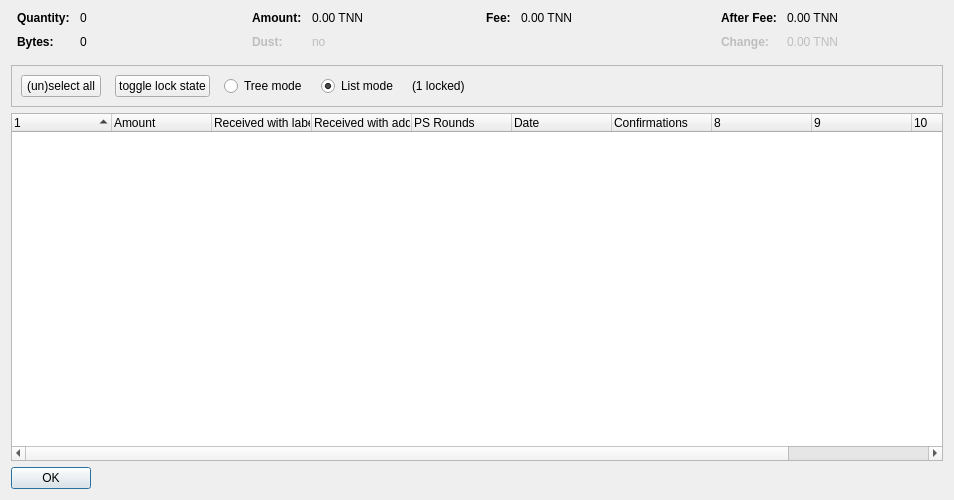
<?xml version="1.0" encoding="UTF-8"?>
<ui version="4.0">
 <class>CoinControlDialog</class>
 <widget class="QDialog" name="CoinControlDialog">
  <property name="geometry">
   <rect>
    <x>0</x>
    <y>0</y>
    <width>954</width>
    <height>500</height>
   </rect>
  </property>
  <property name="windowTitle">
   <string>Coin Selection</string>
  </property>
  <layout class="QVBoxLayout" name="verticalLayout">
   <item>
    <layout class="QHBoxLayout" name="horizontalLayoutTop" stretch="0,0,0,0">
     <property name="topMargin">
      <number>0</number>
     </property>
     <property name="bottomMargin">
      <number>10</number>
     </property>
     <item>
      <layout class="QFormLayout" name="formLayoutCoinControl1">
       <property name="horizontalSpacing">
        <number>10</number>
       </property>
       <property name="verticalSpacing">
        <number>10</number>
       </property>
       <property name="leftMargin">
        <number>6</number>
       </property>
       <property name="rightMargin">
        <number>6</number>
       </property>
       <item row="0" column="0">
        <widget class="QLabel" name="labelCoinControlQuantityText">
         <property name="font">
          <font>
           <weight>75</weight>
           <bold>true</bold>
          </font>
         </property>
         <property name="text">
          <string>Quantity:</string>
         </property>
        </widget>
       </item>
       <item row="0" column="1">
        <widget class="QLabel" name="labelCoinControlQuantity">
         <property name="cursor">
          <cursorShape>IBeamCursor</cursorShape>
         </property>
         <property name="contextMenuPolicy">
          <enum>Qt::ActionsContextMenu</enum>
         </property>
         <property name="text">
          <string notr="true">0</string>
         </property>
         <property name="textInteractionFlags">
          <set>Qt::LinksAccessibleByMouse|Qt::TextSelectableByKeyboard|Qt::TextSelectableByMouse</set>
         </property>
        </widget>
       </item>
       <item row="1" column="0">
        <widget class="QLabel" name="labelCoinControlBytesText">
         <property name="font">
          <font>
           <weight>75</weight>
           <bold>true</bold>
          </font>
         </property>
         <property name="text">
          <string>Bytes:</string>
         </property>
        </widget>
       </item>
       <item row="1" column="1">
        <widget class="QLabel" name="labelCoinControlBytes">
         <property name="cursor">
          <cursorShape>IBeamCursor</cursorShape>
         </property>
         <property name="contextMenuPolicy">
          <enum>Qt::ActionsContextMenu</enum>
         </property>
         <property name="text">
          <string notr="true">0</string>
         </property>
         <property name="textInteractionFlags">
          <set>Qt::LinksAccessibleByMouse|Qt::TextSelectableByKeyboard|Qt::TextSelectableByMouse</set>
         </property>
        </widget>
       </item>
      </layout>
     </item>
     <item>
      <layout class="QFormLayout" name="formLayoutCoinControl2">
       <property name="horizontalSpacing">
        <number>10</number>
       </property>
       <property name="verticalSpacing">
        <number>10</number>
       </property>
       <property name="leftMargin">
        <number>6</number>
       </property>
       <property name="rightMargin">
        <number>6</number>
       </property>
       <item row="0" column="0">
        <widget class="QLabel" name="labelCoinControlAmountText">
         <property name="font">
          <font>
           <weight>75</weight>
           <bold>true</bold>
          </font>
         </property>
         <property name="text">
          <string>Amount:</string>
         </property>
        </widget>
       </item>
       <item row="0" column="1">
        <widget class="QLabel" name="labelCoinControlAmount">
         <property name="cursor">
          <cursorShape>IBeamCursor</cursorShape>
         </property>
         <property name="contextMenuPolicy">
          <enum>Qt::ActionsContextMenu</enum>
         </property>
         <property name="text">
          <string notr="true">0.00 TNN</string>
         </property>
         <property name="textInteractionFlags">
          <set>Qt::LinksAccessibleByMouse|Qt::TextSelectableByKeyboard|Qt::TextSelectableByMouse</set>
         </property>
        </widget>
       </item>
       <item row="1" column="0">
        <widget class="QLabel" name="labelCoinControlLowOutputText">
         <property name="enabled">
          <bool>false</bool>
         </property>
         <property name="font">
          <font>
           <weight>75</weight>
           <bold>true</bold>
          </font>
         </property>
         <property name="text">
          <string>Dust:</string>
         </property>
        </widget>
       </item>
       <item row="1" column="1">
        <widget class="QLabel" name="labelCoinControlLowOutput">
         <property name="enabled">
          <bool>false</bool>
         </property>
         <property name="cursor">
          <cursorShape>IBeamCursor</cursorShape>
         </property>
         <property name="contextMenuPolicy">
          <enum>Qt::ActionsContextMenu</enum>
         </property>
         <property name="text">
          <string notr="true">no</string>
         </property>
         <property name="textInteractionFlags">
          <set>Qt::LinksAccessibleByMouse|Qt::TextSelectableByKeyboard|Qt::TextSelectableByMouse</set>
         </property>
        </widget>
       </item>
      </layout>
     </item>
     <item>
      <layout class="QFormLayout" name="formLayoutCoinControl3">
       <property name="horizontalSpacing">
        <number>10</number>
       </property>
       <property name="verticalSpacing">
        <number>10</number>
       </property>
       <property name="leftMargin">
        <number>6</number>
       </property>
       <property name="rightMargin">
        <number>6</number>
       </property>
       <item row="0" column="0">
        <widget class="QLabel" name="labelCoinControlFeeText">
         <property name="font">
          <font>
           <weight>75</weight>
           <bold>true</bold>
          </font>
         </property>
         <property name="text">
          <string>Fee:</string>
         </property>
        </widget>
       </item>
       <item row="0" column="1">
        <widget class="QLabel" name="labelCoinControlFee">
         <property name="cursor">
          <cursorShape>IBeamCursor</cursorShape>
         </property>
         <property name="contextMenuPolicy">
          <enum>Qt::ActionsContextMenu</enum>
         </property>
         <property name="text">
          <string notr="true">0.00 TNN</string>
         </property>
         <property name="textInteractionFlags">
          <set>Qt::LinksAccessibleByMouse|Qt::TextSelectableByKeyboard|Qt::TextSelectableByMouse</set>
         </property>
        </widget>
       </item>
      </layout>
     </item>
     <item>
      <layout class="QFormLayout" name="formLayoutCoinControl4">
       <property name="horizontalSpacing">
        <number>10</number>
       </property>
       <property name="verticalSpacing">
        <number>10</number>
       </property>
       <property name="leftMargin">
        <number>6</number>
       </property>
       <property name="rightMargin">
        <number>6</number>
       </property>
       <item row="0" column="0">
        <widget class="QLabel" name="labelCoinControlAfterFeeText">
         <property name="font">
          <font>
           <weight>75</weight>
           <bold>true</bold>
          </font>
         </property>
         <property name="text">
          <string>After Fee:</string>
         </property>
        </widget>
       </item>
       <item row="0" column="1">
        <widget class="QLabel" name="labelCoinControlAfterFee">
         <property name="cursor">
          <cursorShape>IBeamCursor</cursorShape>
         </property>
         <property name="contextMenuPolicy">
          <enum>Qt::ActionsContextMenu</enum>
         </property>
         <property name="text">
          <string notr="true">0.00 TNN</string>
         </property>
         <property name="textInteractionFlags">
          <set>Qt::LinksAccessibleByMouse|Qt::TextSelectableByKeyboard|Qt::TextSelectableByMouse</set>
         </property>
        </widget>
       </item>
       <item row="1" column="0">
        <widget class="QLabel" name="labelCoinControlChangeText">
         <property name="enabled">
          <bool>false</bool>
         </property>
         <property name="font">
          <font>
           <weight>75</weight>
           <bold>true</bold>
          </font>
         </property>
         <property name="text">
          <string>Change:</string>
         </property>
        </widget>
       </item>
       <item row="1" column="1">
        <widget class="QLabel" name="labelCoinControlChange">
         <property name="enabled">
          <bool>false</bool>
         </property>
         <property name="cursor">
          <cursorShape>IBeamCursor</cursorShape>
         </property>
         <property name="contextMenuPolicy">
          <enum>Qt::ActionsContextMenu</enum>
         </property>
         <property name="text">
          <string notr="true">0.00 TNN</string>
         </property>
         <property name="textInteractionFlags">
          <set>Qt::LinksAccessibleByMouse|Qt::TextSelectableByKeyboard|Qt::TextSelectableByMouse</set>
         </property>
        </widget>
       </item>
      </layout>
     </item>
    </layout>
   </item>
   <item>
    <widget class="QFrame" name="frame">
     <property name="minimumSize">
      <size>
       <width>0</width>
       <height>40</height>
      </size>
     </property>
     <property name="frameShape">
      <enum>QFrame::StyledPanel</enum>
     </property>
     <property name="frameShadow">
      <enum>QFrame::Sunken</enum>
     </property>
     <layout class="QHBoxLayout" name="horizontalLayout">
      <item>
       <layout class="QHBoxLayout" name="horizontalLayoutPanel" stretch="0,0,0,0,0,0">
        <property name="spacing">
         <number>14</number>
        </property>
        <item>
         <widget class="QPushButton" name="pushButtonSelectAll">
          <property name="sizePolicy">
           <sizepolicy hsizetype="Maximum" vsizetype="Fixed">
            <horstretch>0</horstretch>
            <verstretch>0</verstretch>
           </sizepolicy>
          </property>
          <property name="text">
           <string>(un)select all</string>
          </property>
          <property name="autoDefault">
           <bool>false</bool>
          </property>
         </widget>
        </item>
        <item>
         <widget class="QPushButton" name="pushButtonToggleLock">
          <property name="sizePolicy">
           <sizepolicy hsizetype="Maximum" vsizetype="Fixed">
            <horstretch>0</horstretch>
            <verstretch>0</verstretch>
           </sizepolicy>
          </property>
          <property name="text">
           <string>toggle lock state</string>
          </property>
          <property name="autoDefault">
           <bool>false</bool>
          </property>
         </widget>
        </item>
        <item>
         <widget class="QRadioButton" name="radioTreeMode">
          <property name="sizePolicy">
           <sizepolicy hsizetype="Maximum" vsizetype="Fixed">
            <horstretch>0</horstretch>
            <verstretch>0</verstretch>
           </sizepolicy>
          </property>
          <property name="text">
           <string>Tree mode</string>
          </property>
         </widget>
        </item>
        <item>
         <widget class="QRadioButton" name="radioListMode">
          <property name="sizePolicy">
           <sizepolicy hsizetype="Maximum" vsizetype="Fixed">
            <horstretch>0</horstretch>
            <verstretch>0</verstretch>
           </sizepolicy>
          </property>
          <property name="text">
           <string>List mode</string>
          </property>
          <property name="checked">
           <bool>true</bool>
          </property>
         </widget>
        </item>
        <item>
         <widget class="QLabel" name="labelLocked">
          <property name="text">
           <string>(1 locked)</string>
          </property>
         </widget>
        </item>
        <item>
         <spacer name="horizontalSpacer">
          <property name="orientation">
           <enum>Qt::Horizontal</enum>
          </property>
          <property name="sizeHint" stdset="0">
           <size>
            <width>40</width>
            <height>20</height>
           </size>
          </property>
         </spacer>
        </item>
       </layout>
      </item>
     </layout>
    </widget>
   </item>
   <item>
    <widget class="CoinControlTreeWidget" name="treeWidget">
     <property name="contextMenuPolicy">
      <enum>Qt::CustomContextMenu</enum>
     </property>
     <property name="sortingEnabled">
      <bool>false</bool>
     </property>
     <property name="columnCount">
      <number>11</number>
     </property>
     <attribute name="headerShowSortIndicator" stdset="0">
      <bool>true</bool>
     </attribute>
     <attribute name="headerStretchLastSection">
      <bool>false</bool>
     </attribute>
     <column>
      <property name="text">
       <string/>
      </property>
     </column>
     <column>
      <property name="text">
       <string>Amount</string>
      </property>
     </column>
     <column>
      <property name="text">
       <string>Received with label</string>
      </property>
     </column>
     <column>
      <property name="text">
       <string>Received with address</string>
      </property>
     </column>
     <column>
      <property name="text">
       <string>PS Rounds</string>
      </property>
     </column>
     <column>
      <property name="text">
       <string>Date</string>
      </property>
     </column>
     <column>
      <property name="text">
       <string>Confirmations</string>
      </property>
      <property name="toolTip">
       <string>Confirmed</string>
      </property>
     </column>
     <column>
      <property name="text">
       <string/>
      </property>
     </column>
     <column>
      <property name="text">
       <string/>
      </property>
     </column>
     <column>
      <property name="text">
       <string/>
      </property>
     </column>
     <column>
      <property name="text">
       <string/>
      </property>
     </column>
    </widget>
   </item>
   <item>
    <widget class="QDialogButtonBox" name="buttonBox">
     <property name="sizePolicy">
      <sizepolicy hsizetype="Maximum" vsizetype="Fixed">
       <horstretch>0</horstretch>
       <verstretch>0</verstretch>
      </sizepolicy>
     </property>
     <property name="orientation">
      <enum>Qt::Horizontal</enum>
     </property>
     <property name="standardButtons">
      <set>QDialogButtonBox::Ok</set>
     </property>
    </widget>
   </item>
  </layout>
 </widget>
 <customwidgets>
  <customwidget>
   <class>CoinControlTreeWidget</class>
   <extends>QTreeWidget</extends>
   <header>coincontroltreewidget.h</header>
  </customwidget>
 </customwidgets>
 <resources/>
 <connections/>
</ui>
